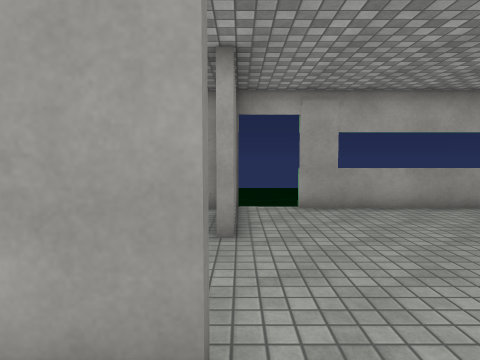
View 1 (above)

14 first-person views from a walk through a Unity game level. The camera is 1.4 m above the floor, tilts 4° down and sees 75° across. The floor is counted in squares, 1 m on a side. Each view is taken from the middle of a square. On the plan, view 1 faces up. The plan holds only what a view shows up to about 14 squares ahead; the rest is blank. The place goes on beyond the plan. Door leaves are left out, so doorways stand open. Surface patterns are stand-ins for the level's own textures.

View 2
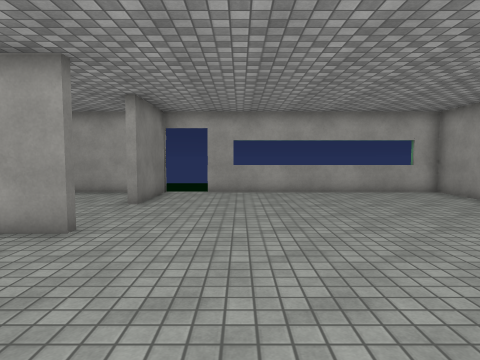

View 3
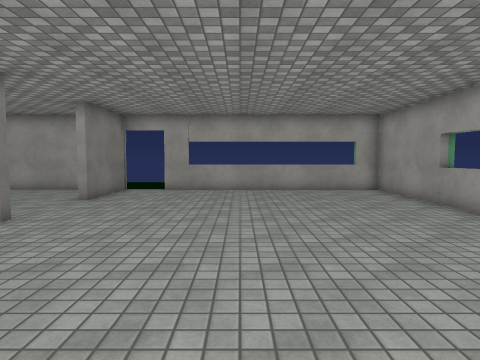

View 4
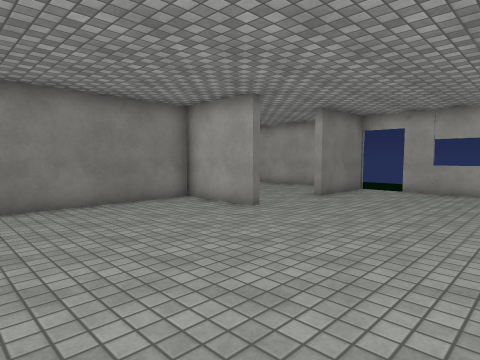

View 5
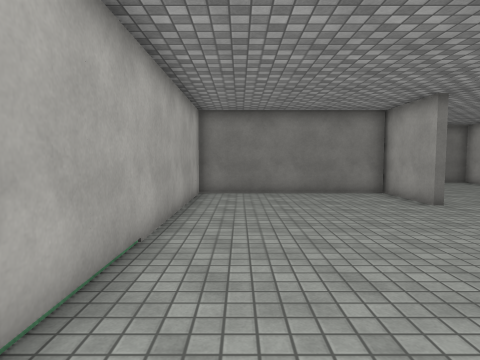

View 6
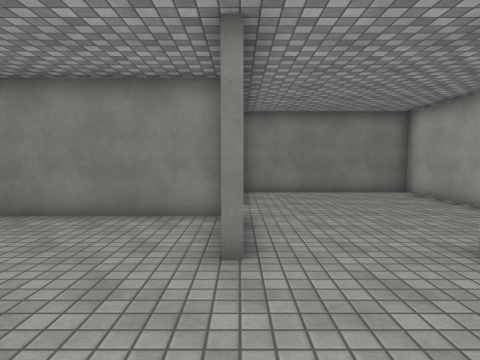

View 7
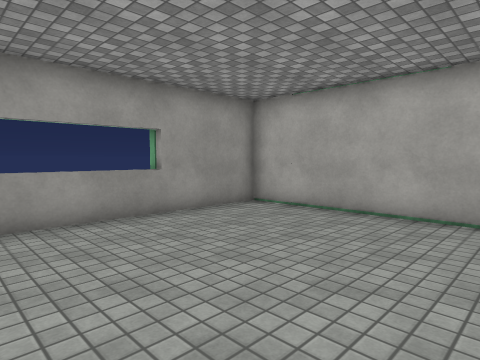

View 8
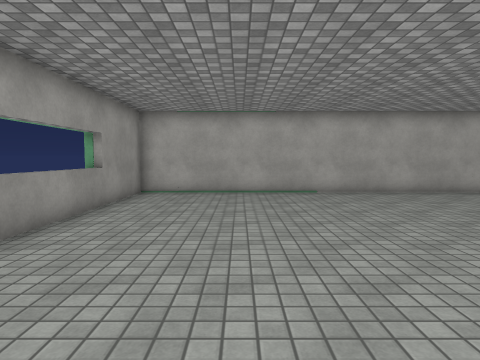

View 9
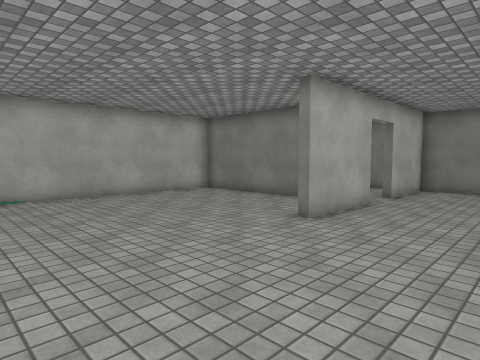

View 10
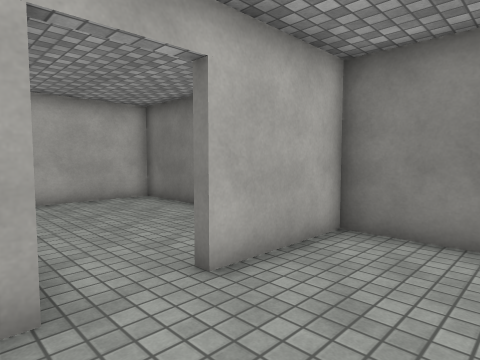

View 11
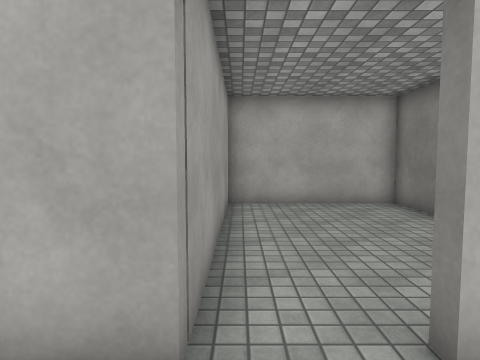

View 12
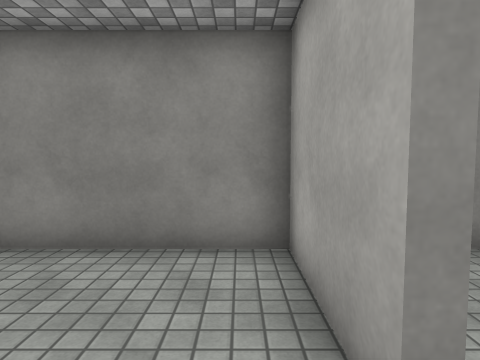

View 13
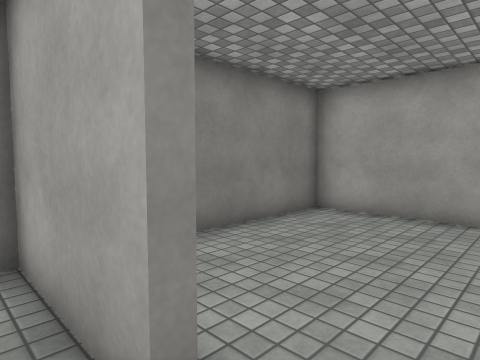

View 14
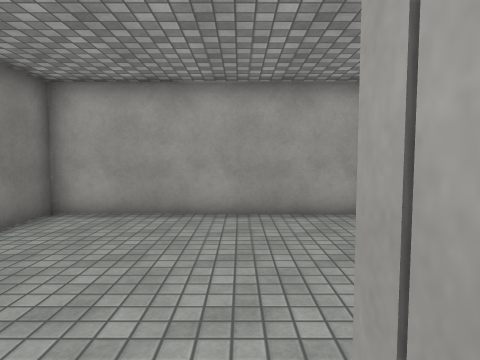

### Floor plan
Points are (right, up) in squares from view 1. A wall is a line through its corners. A room is listed if a view was taken in it or the views show most of it. See-through windows are left out.
Room 1 (views 1, 2, 3, 4, 5, 6, 7, 8, 9)
walls: (-0.2, 2) (-0.2, 1.7) (-3.4, 1.8) (-3.4, -5.6) (11, -5.7) (11.1, 8.8) (1.7, 8.8); (-0.2, 8.9) (-0.2, 5.4)
ways out: open door at (-0.4, 3.3) to room 2; open door at (0.8, 8.7) to room 2
Room 2 (views 10, 11)
walls: (-3.6, 2.1) (-0.2, 2); (-0.6, 8.8) (-8.7, 8.8) (-8.7, 2.1) (-5.4, 2.1)
ways out: open door at (-0.4, 3.3) to room 1; open door at (0.8, 8.7) to room 1; opening at (-4.5, 2) to room 3
Room 3 (views 12, 13, 14)
walls: (-3.6, -5.2) (-3.6, 2.1); (-5.4, 2.1) (-5.4, 1.8) (-8.7, 1.8) (-8.8, -5.6) (-3.6, -5.6)
ways out: opening at (-4.5, 2) to room 2

Positions as (right, up) in squares from view 1, and headings:
1: (0, 0), facing up
2: (3, -4), facing up
3: (5, -5), facing up
4: (6, -5), facing up-left
5: (9, -4), facing left
6: (4, 2), facing left
7: (4, 2), facing down-right
8: (7, 7), facing down
9: (6, 6), facing down-left
10: (-3, 5), facing down-left
11: (-4, 4), facing down
12: (-4, 1), facing left
13: (-4, 1), facing up-left
14: (-4, 1), facing up
